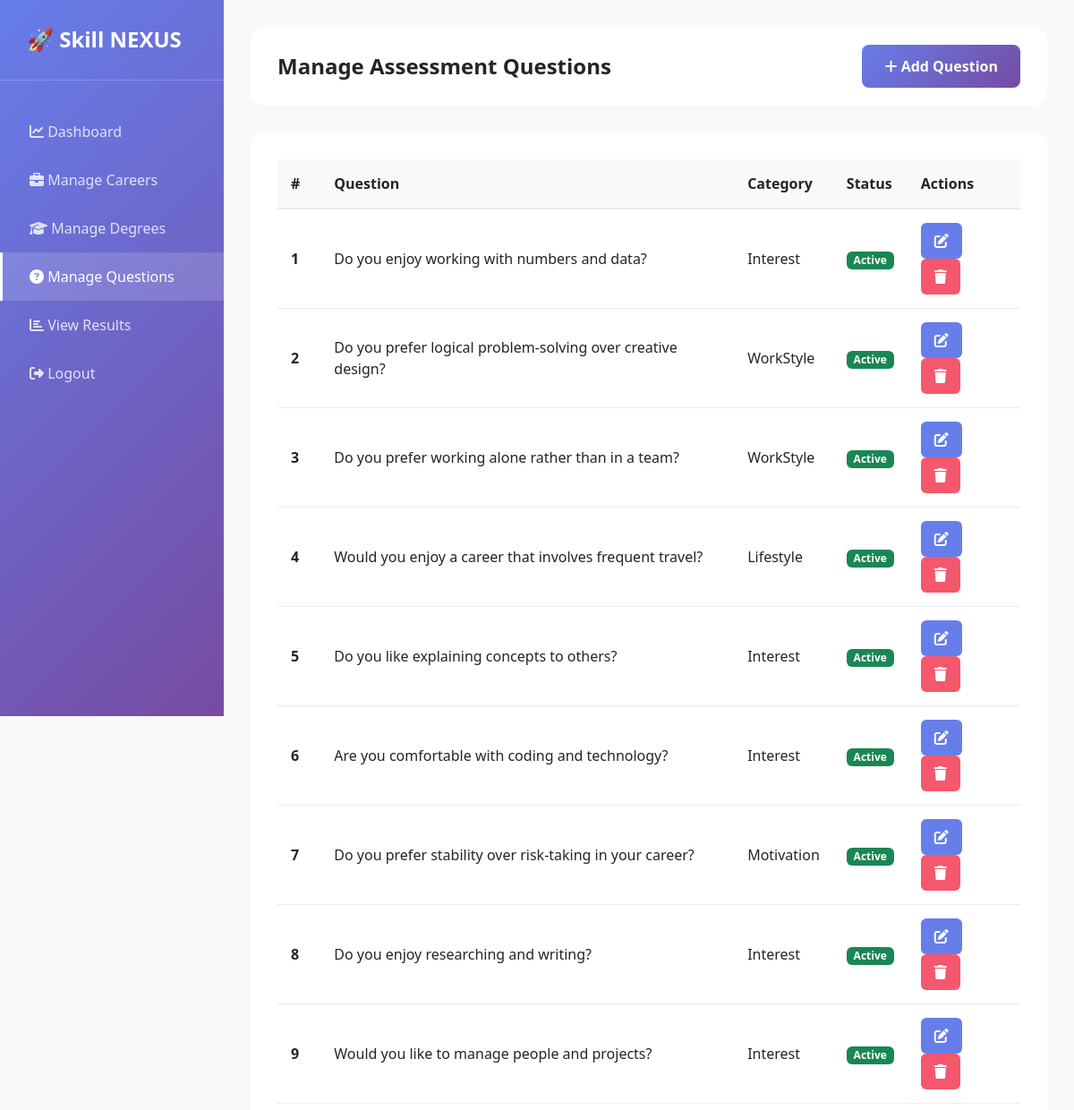
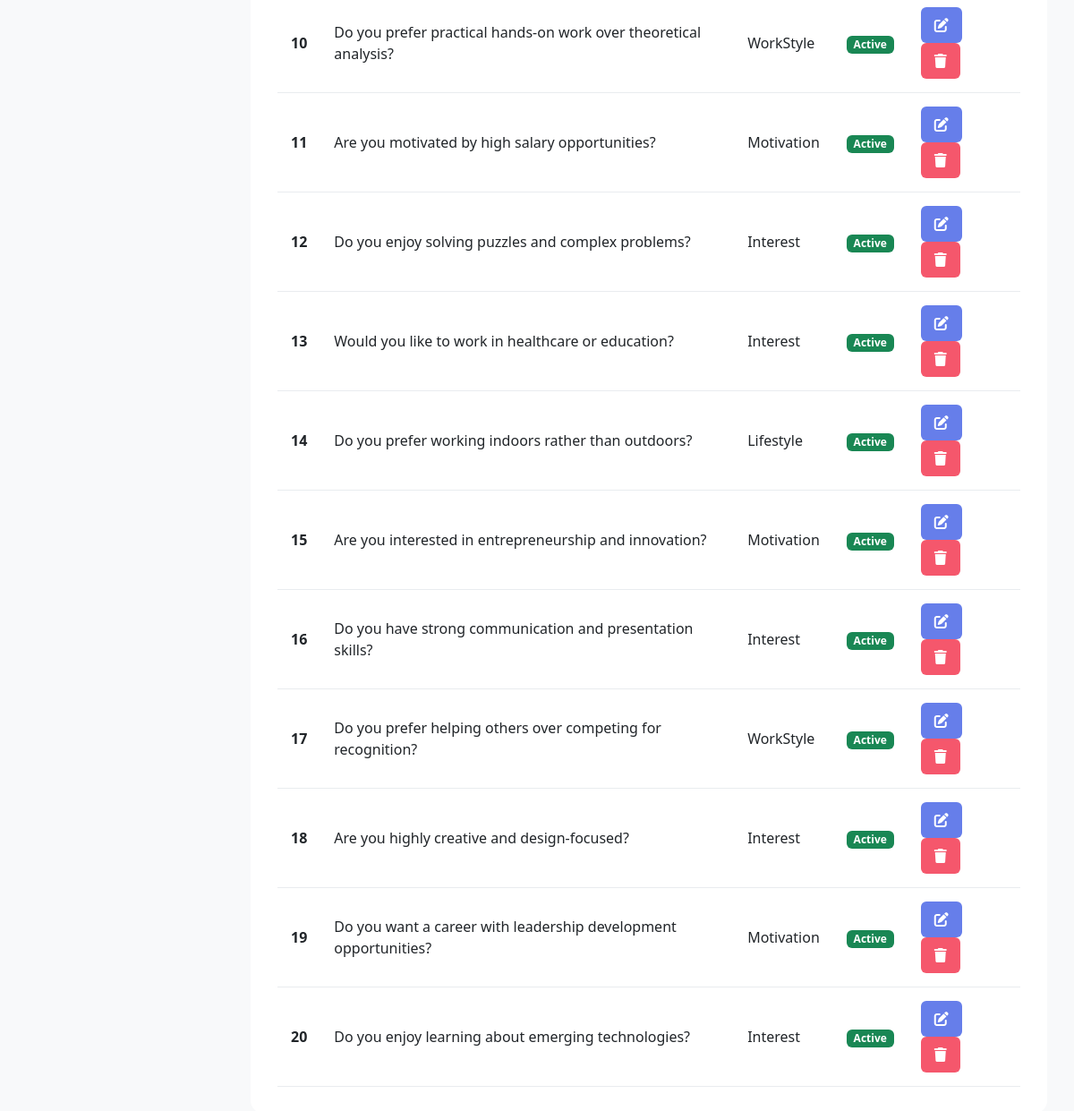
Page /admin/questions.php (signed in) on the committed database (2 pictures, top to bottom).
### tables this page shows
CREATE TABLE `questions` (
  `id` INT UNSIGNED NOT NULL AUTO_INCREMENT,
  `question_text` TEXT NOT NULL,
  `question_type` VARCHAR(50) DEFAULT 'multiple_choice',
  `category` VARCHAR(100),
  `sequence` INT NOT NULL,
  `is_active` BOOLEAN DEFAULT TRUE,
  `created_at` TIMESTAMP NOT NULL DEFAULT CURRENT_TIMESTAMP,
  `updated_at` TIMESTAMP NOT NULL DEFAULT CURRENT_TIMESTAMP ON UPDATE CURRENT_TIMESTAMP,
  PRIMARY KEY (`id`),
  UNIQUE KEY `unique_sequence` (`sequence`)
);

### config.php (called while the page is built, shortened)
<?php
function e(string $value): string
{
    return htmlspecialchars($value, ENT_QUOTES, 'UTF-8');
}
    ?>

### admin/questions.php (the view, shortened to what this page needs)
<?php
include __DIR__ . '/../config.php';
$questions = $pdo->query("SELECT * FROM questions ORDER BY sequence ASC")->fetchAll();
?>
<!DOCTYPE html>
<html lang="en">
<head>
    <link href="https://cdn.jsdelivr.net/npm/bootstrap@5.3.2/dist/css/bootstrap.min.css" rel="stylesheet">
    <link rel="stylesheet" href="https://cdnjs.cloudflare.com/ajax/libs/font-awesome/6.4.0/css/all.min.css">
</head>
<body>
    <div class="sidebar">
        <div class="sidebar-header">
            <h3>🚀 Skill NEXUS</h3>
        </div>
        <ul class="sidebar-menu" style="list-style: none; padding: 0;">
            <li><a href="<?= BASE_URL ?>/admin/dashboard.php"><i class="fas fa-chart-line"></i> Dashboard</a></li>
            <li><a href="<?= BASE_URL ?>/admin/careers.php"><i class="fas fa-briefcase"></i> Manage Careers</a></li>
            <li><a href="<?= BASE_URL ?>/admin/degrees.php"><i class="fas fa-graduation-cap"></i> Manage Degrees</a>
            </li>
            <li><a href="<?= BASE_URL ?>/admin/questions.php" class="active"><i class="fas fa-question-circle"></i>
                    Manage Questions</a></li>
            <li><a href="<?= BASE_URL ?>/admin/results.php"><i class="fas fa-chart-bar"></i> View Results</a></li>
            <li><a href="<?= BASE_URL ?>/admin/logout.php"><i class="fas fa-sign-out-alt"></i> Logout</a></li>
        </ul>
    </div>
    <div class="main-content">
        <div class="topbar">
            <h1 style="margin: 0; font-size: 1.5rem; font-weight: 700;">Manage Assessment Questions</h1>
            <button onclick="openModal()" class="btn-add">
                <i class="fas fa-plus"></i> Add Question
            </button>
        </div>
        <div class="content-section">
            <?php if (!empty($questions)): ?>
                <div style="overflow-x: auto;">
                    <table>
                        <thead>
                            <tr>
                                <th>#</th>
                                <th>Question</th>
                                <th>Category</th>
                                <th>Status</th>
                                <th>Actions</th>
                            </tr>
                        </thead>
                        <tbody>
                            <?php foreach ($questions as $q): ?>
                                <tr>
                                    <td><strong><?= $q['sequence'] ?></strong></td>
                                    <td><?= e($q['question_text']) ?></td>
                                    <td><?= e($q['category'] ?? '-') ?></td>
                                    <td>
                                        <span class="badge <?= $q['is_active'] ? 'bg-success' : 'bg-danger' ?>">
                                            <?= $q['is_active'] ? 'Active' : 'Inactive' ?>
                                        </span>
                                    </td>
                                    <td>
                                        <button onclick="editQuestion(<?= htmlspecialchars(json_encode($q)) ?>)"
                                            class="btn-edit">
                                            <i class="fas fa-edit"></i>
                                        </button>
                                        <form method="POST" style="display: inline;" onsubmit="return confirm('Sure?')">
                                            <button type="submit" class="btn-delete">
                                                <i class="fas fa-trash"></i>
                                            </button>
                                        </form>
                                    </td>
                                </tr>
                            <?php endforeach; ?>
                        </tbody>
                    </table>
                </div>
            <?php else: ?>
                <p>No questions found. <a href="#" onclick="openModal()">Add your first question</a></p>
            <?php endif; ?>
        </div>
    </div>
</body>
</html>

### admin/questions.php (style rules this page uses)
body { font-family: 'Segoe UI'; background: #f8f9fa; }
.sidebar { background: linear-gradient(135deg, #667eea, #764ba2); color: white; min-height: 100vh; padding: 30px 0; position: fixed; width: 250px; left: 0; top: 0; }
.sidebar-header { padding: 0 30px 30px; border-bottom: 1px solid rgba(255, 255, 255, 0.2); margin-bottom: 30px; }
.sidebar-header h3 { font-size: 1.5rem; font-weight: 800; margin: 0; }
.sidebar-menu { list-style: none; padding: 0; }
.sidebar-menu a { display: block; padding: 15px 30px; color: rgba(255, 255, 255, 0.8); text-decoration: none; transition: all 0.3s; border-left: 3px solid transparent; }
.sidebar-menu a:hover, .sidebar-menu a.active { background: rgba(255, 255, 255, 0.15); color: white; border-left-color: white; }
.main-content { margin-left: 250px; padding: 30px; }
.topbar { background: white; border-radius: 15px; padding: 20px 30px; margin-bottom: 30px; display: flex; justify-content: space-between; align-items: center; }
.content-section { background: white; border-radius: 15px; padding: 30px; }
.btn-add { background: linear-gradient(135deg, #667eea, #764ba2); color: white; border: none; padding: 12px 25px; border-radius: 8px; font-weight: 600; cursor: pointer; text-decoration: none; }
table { width: 100%; border-collapse: collapse; }
thead th { background: #f8f9fa; font-weight: 600; padding: 15px; text-align: left; border-bottom: 2px solid #e9ecef; }
tbody td { padding: 15px; border-bottom: 1px solid #e9ecef; }
.btn-edit, .btn-delete { padding: 8px 15px; border: none; border-radius: 6px; cursor: pointer; font-weight: 600; text-decoration: none; display: inline-block; }
.btn-edit { background: #667eea; color: white; margin-right: 10px; }
.btn-delete { background: #f5576c; color: white; }

### rows in the picture
questions: sequence "1", question_text "Do you enjoy working with numbers and data?", category "Interest", is_active "Active"
questions: sequence "2", question_text "Do you prefer logical problem-solving over creative design?", category "WorkStyle", is_active "Active"
questions: sequence "3", question_text "Do you prefer working alone rather than in a team?", category "WorkStyle", is_active "Active"
questions: sequence "4", question_text "Would you enjoy a career that involves frequent travel?", category "Lifestyle", is_active "Active"
questions: sequence "5", question_text "Do you like explaining concepts to others?", category "Interest", is_active "Active"
questions: sequence "6", question_text "Are you comfortable with coding and technology?", category "Interest", is_active "Active"
questions: sequence "7", question_text "Do you prefer stability over risk-taking in your career?", category "Motivation", is_active "Active"
questions: sequence "8", question_text "Do you enjoy researching and writing?", category "Interest", is_active "Active"
questions: sequence "9", question_text "Would you like to manage people and projects?", category "Interest", is_active "Active"
questions: sequence "10", question_text "Do you prefer practical hands-on work over theoretical analysis?", category "WorkStyle", is_active "Active"
questions: sequence "11", question_text "Are you motivated by high salary opportunities?", category "Motivation", is_active "Active"
questions: sequence "12", question_text "Do you enjoy solving puzzles and complex problems?", category "Interest", is_active "Active"
questions: sequence "13", question_text "Would you like to work in healthcare or education?", category "Interest", is_active "Active"
questions: sequence "14", question_text "Do you prefer working indoors rather than outdoors?", category "Lifestyle", is_active "Active"
questions: sequence "15", question_text "Are you interested in entrepreneurship and innovation?", category "Motivation", is_active "Active"
questions: sequence "16", question_text "Do you have strong communication and presentation skills?", category "Interest", is_active "Active"
questions: sequence "17", question_text "Do you prefer helping others over competing for recognition?", category "WorkStyle", is_active "Active"
questions: sequence "18", question_text "Are you highly creative and design-focused?", category "Interest", is_active "Active"
questions: sequence "19", question_text "Do you want a career with leadership development opportunities?", category "Motivation", is_active "Active"
questions: sequence "20", question_text "Do you enjoy learning about emerging technologies?", category "Interest", is_active "Active"
